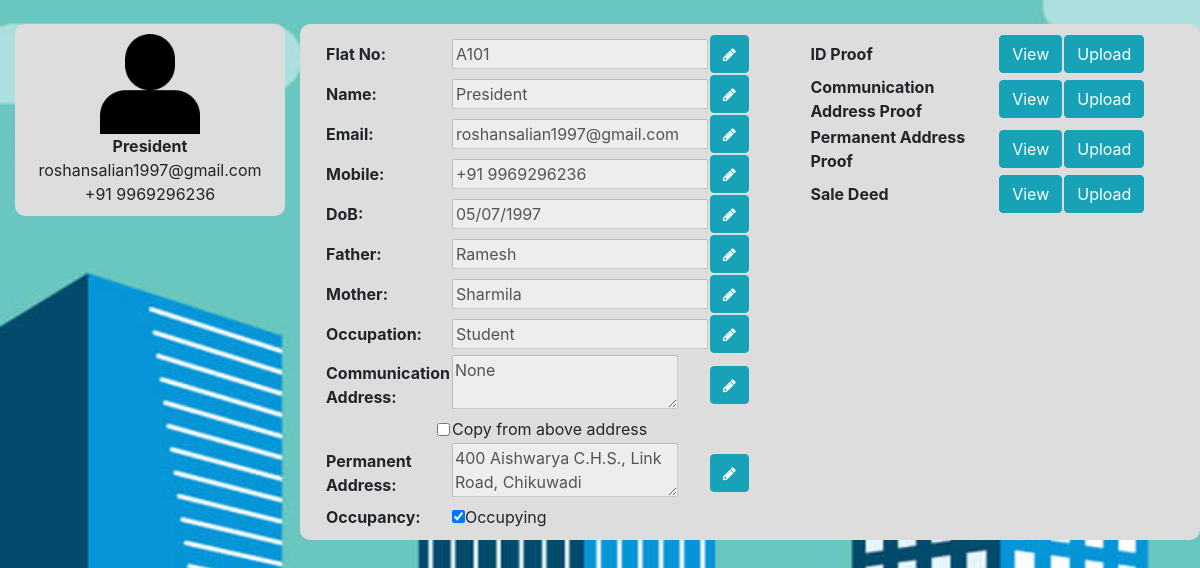
Page /homeOwner (signed in) on the earlier database version.
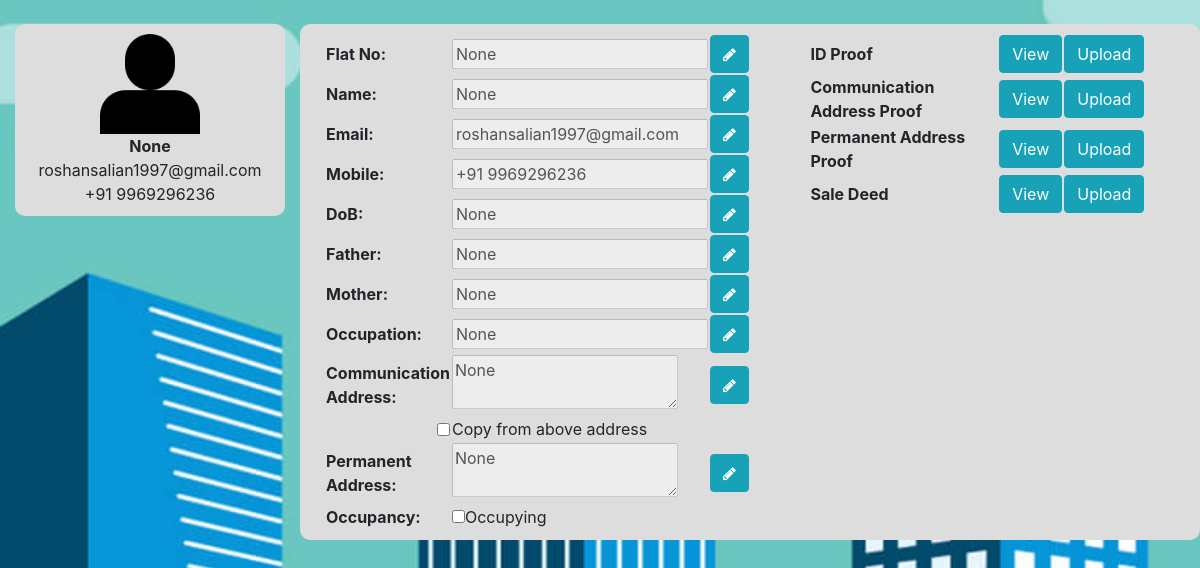
Same page on the later database version.
### tables this page shows
CREATE TABLE "homeOwns" (
	"aptNo"	TEXT,
	"email"	TEXT,
	"phone"	TEXT,
	"usrName"	TEXT,
	"dob"	TEXT,
	"photo"	TEXT,
	"id_photo"	TEXT,
	"father"	TEXT,
	"mother"	TEXT,
	"comm_address"	TEXT,
	"perm_address"	TEXT,
	"occupation"	TEXT,
	"occupancy"	INTEGER,
	"comm_add_proof"	TEXT,
	"perm_add_proof"	TEXT,
	"sale_deed"	TEXT,
	"flat_no"	TEXT,
	PRIMARY KEY("aptNo")
);

### script.py (the view)
@app.route('/homeOwner')
def homeOwner():
	if 'user' in session:
		uid = session['user']
	else:
		return redirect(url_for('login'))
	conn = sqlite3.connect('data/data.db')
	cursor = conn.execute("SELECT * FROM homeOwns WHERE aptNo='"+uid+"'")
	cursor = cursor.fetchall()
	flatNo = cursor[0][16]
	name = cursor[0][3]
	email = cursor[0][1]
	mobile = cursor[0][2]
	dob = cursor[0][4]
	father = cursor[0][7]
	mother = cursor[0][8]
	occupation = cursor[0][11]
	comm_address = cursor[0][9]
	perm_address = cursor[0][10]
	if cursor[0][12] == 1:
		occupancy = "checked"
	else:
		occupancy = ""
	photo = cursor[0][5]
	if photo == None:
		photo = "/static/images/user_def.png"
	idProof = cursor[0][6]
	if idProof == None:
		idProof = "No file uploaded yet!"
	else:
		idProof = '<img src="'+idProof+'" width = 400px>'
	commAddProof = cursor[0][13]
	if commAddProof == None:
		commAddProof = "No file uploaded yet!"
	else:
		commAddProof = '<img src="'+commAddProof+'" width = 400px>'
	permAddProof = cursor[0][14]
	if permAddProof == None:
		permAddProof = "No file uploaded yet!"
	else:
		permAddProof = '<img src="'+permAddProof+'" width = 400px>'
	saleDeed = cursor[0][15]
	if saleDeed == None:
		saleDeed = "No file uploaded yet!"
	else:
		saleDeed = '<img src="'+saleDeed+'" width = 400px>'
	return render_template('homeOwnerDet.html', uid = uid, name = name, email = email, mobile = mobile, dob = dob, father = father,
		mother = mother, occupation = occupation, comm_address = comm_address, perm_address = perm_address, photo = photo,
		occupancy = occupancy, idProof = idProof, commAddProof = commAddProof, permAddProof = permAddProof,
		saleDeed = saleDeed, flatNo = flatNo)

### script.py (called while the page is built)
@app.before_request
def before_request():
	g.user = None
	if 'user' in session:
		g.user = session['user']

### templates/homeOwnerDet.html (shortened to what this page needs)
<!DOCTYPE html>
<html>
<head>
	<link rel="stylesheet" type="text/css" href="{{ url_for('static', filename='bootstrap.css') }}">
	<link rel="stylesheet" type="text/css" href="{{ url_for('static', filename='myStyles.css') }}">
	<link rel="stylesheet" href="https://cdnjs.cloudflare.com/ajax/libs/font-awesome/4.7.0/css/font-awesome.min.css">
</head>
<body class="bgSet">
	<br>
	<div class="container-fluid">
		<div class="row">
			<div class="col-md-3">
				<div class="roundCorner" style="background-color: var(--lightGrey); padding: 10px">
					<center>
						<img src="{{ photo }}" style="width: 100px;" id="usrImg" data-toggle="modal" data-target="#editPhotoModal">
						<br>
						<strong id="usrName">{{ name }}</strong>
						<br>
						<font id="usrEmail">{{ email }}</font>
						<br>
						<font id="usrMobile">{{ mobile }}</font>
					</center>
				</div>
			</div>
			<div class="col-md-9">
				<div class="row roundCorner" style="background-color: var(--lightGrey); padding: 10px">
					<div class="col">
						<center>
							<table width="85%">
								<tr>
									<td><strong>Flat No:</strong></td>
									<td><input type="text" id="userFlatInp" value="{{ flatNo }}" disabled="true"></td>
									<td><button class="btn btn-info" id="userFlatEdit" onclick="editFlat()"><i class="fa fa-pencil" style="font-size: 15px"></i></button></td>
								</tr>
								<tr>
									<td><strong>Name:</strong></td>
									<td><input type="text" id="userNameInp" value="{{ name }}" disabled="true"></td>
									<td><button class="btn btn-info" id="userNameEdit" onclick="editName()"><i class="fa fa-pencil" style="font-size: 15px"></i></button></td>
								</tr>
								<tr>
									<td><strong>Email:</strong></td>
									<td><input type="text" id="userEmailInp" value="{{ email }}" disabled="true"></td>
									<td><button class="btn btn-info" id="userEmailEdit" onclick="editEmail()"><i class="fa fa-pencil" style="font-size: 15px"></i></button></td>
								</tr>
								<tr>
									<td><strong>Mobile:</strong></td>
									<td><input type="text" id="userMobInp" value="{{ mobile }}" disabled="true"></td>
									<td><button class="btn btn-info" id="userMobEdit" onclick="editMobile()"><i class="fa fa-pencil" style="font-size: 15px"></i></button></td>
								</tr>
								<tr>
									<td><strong>DoB:</strong></td>
									<td><input type="text" id="userDobInp" value="{{ dob }}" disabled="true"></td>
									<td><button class="btn btn-info" id="userDobEdit" onclick="editDob()"><i class="fa fa-pencil" style="font-size: 15px"></i></button></td>
								</tr>
								<tr>
									<td><strong>Father:</strong></td>
									<td><input type="text" id="userFatherInp" value="{{ father }}" disabled="true"></td>
									<td><button class="btn btn-info" id="userFatherEdit" onclick="editFather()"><i class="fa fa-pencil" style="font-size: 15px"></i></button></td>
								</tr>
								<tr>
									<td><strong>Mother:</strong></td>
									<td><input type="text" id="userMotherInp" value="{{ mother }}" disabled="true"></td>
									<td><button class="btn btn-info" id="userMotherEdit" onclick="editMother()"><i class="fa fa-pencil" style="font-size: 15px"></i></button></td>
								</tr>
								<tr>
									<td><strong>Occupation:</strong></td>
									<td><input type="text" id="userOccuInp" value="{{ occupation }}" disabled="true"></td>
									<td><button class="btn btn-info" id="userOccuEdit" onclick="editOccup()"><i class="fa fa-pencil" style="font-size: 15px"></i></button></td>
								</tr>
								<tr>
									<td><strong>Communication Address:</strong></td>
									<td><textarea id="userCommAddrInp" disabled="true">{{ comm_address }}</textarea></td>
									<td><button class="btn btn-info" id="userCommAddrEdit" onclick="editCommAddress()"><i class="fa fa-pencil" style="font-size: 15px"></i></button></td>
								</tr>
								<tr>
									<td><input type="checkbox" id="sameAddrCheck" style="float: right" onclick="copyAddress()"></td>
									<td>Copy from above address</td>
								</tr>
								<tr>
									<td><strong>Permanent Address:</strong></td>
									<td><textarea id="userPermAddrInp" disabled="true">{{ perm_address }}</textarea></td>
									<td><button class="btn btn-info" id="userPermAddrEdit" onclick="editPermAddress()"><i class="fa fa-pencil" style="font-size: 15px"></i></button></td>
								</tr>
								<tr>
									<td><strong>Occupancy:</strong></td>
									<td><input type="checkbox" id="occupancyCheck" {{ occupancy }} onclick="editOccupancy()">Occupying</td>
								</tr>
							</table>
						</center>
					</div>
					<div class="col">
						<center>
							<table width="85%">
								<tr>
									<td><strong>ID Proof</strong></td>
									<td><button class="btn btn-info" data-toggle="modal" data-target="#viewIdProofModal">View</button></td>
									<td><button class="btn btn-info" data-toggle="modal" data-target="#uploadIdProofModal">Upload</button></td>
								</tr>
								<tr>
									<td><strong>Communication Address Proof</strong></td>
									<td><button class="btn btn-info" data-toggle="modal" data-target="#viewCommAddProofModal">View</button></td>
									<td><button class="btn btn-info" data-toggle="modal" data-target="#uploadCommAddProofModal">Upload</button></td>
								</tr>
								<tr>
									<td><strong>Permanent Address Proof</strong></td>
									<td><button class="btn btn-info" data-toggle="modal" data-target="#viewPermAddProofModal">View</button></td>
									<td><button class="btn btn-info" data-toggle="modal" data-target="#uploadPermAddProofModal">Upload</button></td>
								</tr>
								<tr>
									<td><strong>Sale Deed</strong></td>
									<td><button class="btn btn-info" data-toggle="modal" data-target="#viewSaleDeedModal">View</button></td>
									<td><button class="btn btn-info" data-toggle="modal" data-target="#uploadSaleDeedModal">Upload</button></td>
								</tr>
							</table>
						</center>
					</div>
				</div>
			</div>
		</div>
	</div>
</body>
</html>

### static/myStyles.css (style rules this page uses)
:root { --lightGrey: #DDDDDD; --maroon: #800000; --deepGreenLight: #00902080; --deepBlueLight: #00008080; --orangeLight: #FFA000A0; --pinkLight: #F4BFBEC0; --redLight: #FF000090; --lightRed: #FF3333; --lightBlue: #ADD8E6F0; --lightGreen: #90EE90F0; }
.bgSet { background-image: url('/static/images/buildings.jpg'); background-repeat: no-repeat; background-size: cover; background-attachment: fixed; }
.roundCorner { border-radius: 10px; }

Differences in the rows shown:
changed homeOwns "roshansalian1997@gmail.com": usrName "President" → (not shown); flat_no "A101" → (not shown); dob "05/07/1997" → (not shown); father "Ramesh" → (not shown); mother "Sharmila" → (not shown); occupation "Student" → (not shown); perm_address "400 Aishwarya C.H.S., Link Road, Chikuwadi" → (not shown)
Other differences:
{{ name }}: (not shown) → "None"
form field flatNo: (not shown) → "None"
form field name: (not shown) → "None"
form field dob: (not shown) → "None"
form field father: (not shown) → "None"
form field mother: (not shown) → "None"
form field occupation: (not shown) → "None"
form field perm_address: (not shown) → "None"
form field occupancy: "☑" → "☐"
